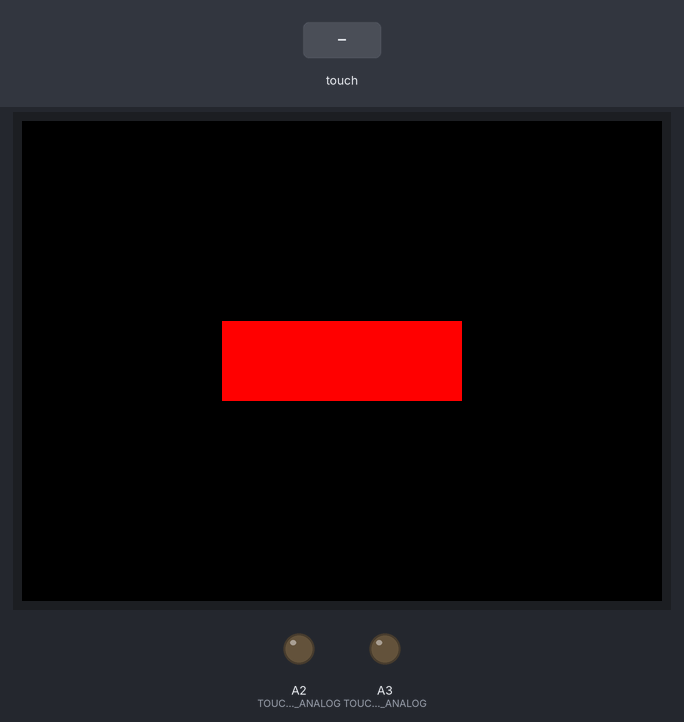
Bench run of a sketch on a simulated Arduino Uno, built with avr-gcc and run on an emulated ATmega328P. Shown: 320×240 colour display, output pins drawn as LEDs (lit = HIGH). The inputs (shaded band) are chosen by the test bench.

Above: at 1.4 s.
1.5 s: touch panel pressed at 38 % / 50 % of its raw x / y range
At 2.5 s:
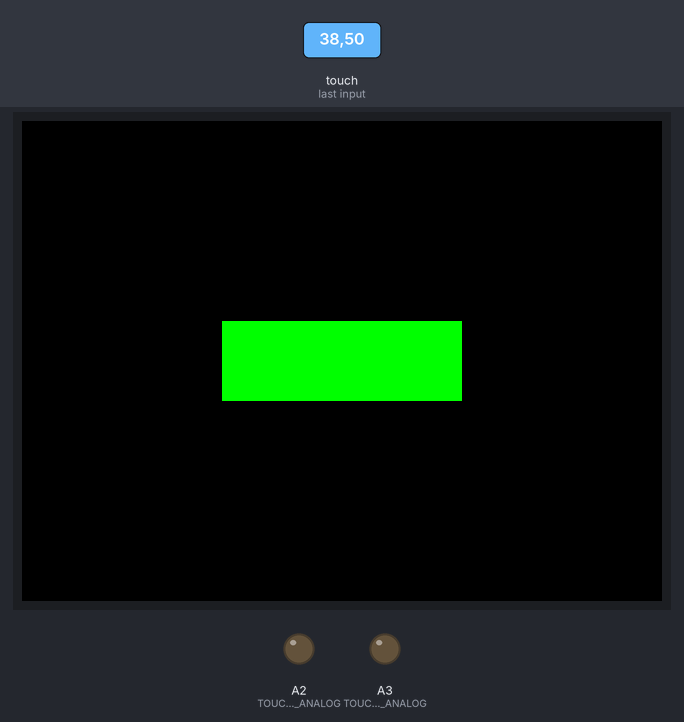
Timing chart, 0 to 4.5 s (numbered marks = the images above; inputs shaded):
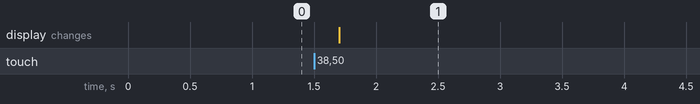

The sketch:

TemperatureLogger.ino
```cpp
#include "Button.hpp"

#include "utility.hpp"

Button b = Button(100, 220, 100, 140, true, 200, RGB(255, 0, 0), RGB(0, 255, 0));

void setup(){
  Serial.begin(9600);

  displayInitialise();
}

void loop(){
  b.checkPress();
  b.render();
}
```

Button.cpp
```cpp
#include "Button.hpp"

Button::Button(int positionXMin, int positionXMax, int positionYMin, int positionYMax, bool toggle, int delayTime, uint16_t colorPressed, uint16_t colorReleased):
    m_positionXMin(positionXMin),
    m_positionXMax(positionXMax),
    m_positionYMin(positionYMin),
    m_positionYMax(positionYMax),
    m_toggle(toggle),
    m_pressed(false),
    m_delayTime(delayTime),
    m_colorReleased(colorReleased),
    m_colorPressed(colorPressed),
    m_redraw(true)
{
    m_width = m_positionXMax - m_positionXMin;
    m_height = m_positionYMax - m_positionYMin;
}

Button::~Button(){}

void Button::checkPress(){
    TouchPoint touchPoint = getTouchPointInScreenSpace();
    bool touchPointIsInButton = touchPoint.touched && touchPoint.x > m_positionXMin && touchPoint.x < m_positionXMax && touchPoint.y > m_positionYMin && touchPoint.y < m_positionYMax;

    if(m_toggle){
        if(touchPointIsInButton){
            m_pressed = !m_pressed;
            m_redraw = true;

            delay(m_delayTime);
        }
    }else{
        if(touchPointIsInButton != m_pressed){
            m_pressed = touchPointIsInButton;

            m_redraw = true;
            delay(m_delayTime);
        }
    }
}

void Button::render(){
    if(m_redraw){
        if(m_pressed){
            display.fillRect(m_positionXMin, m_positionYMin, m_width, m_height, RGB(0, 255, 0));
        }else{
            display.fillRect(m_positionXMin, m_positionYMin, m_width, m_height, RGB(255, 0, 0));
        }

        m_redraw = false;
    }
}
```

Button.hpp
```cpp
#ifndef BUTTON_HPP
#define BUTTON_CPP

////////////
// Include
////////////

#include "TouchscreenWrapper.hpp"
#include "RenderWrapper.hpp"

////////////
// Classes
////////////

class Button : Renderable, Touchable{
public:
    Button(int positionXMin, int positionXMax, int positionYMin, int positionYMax, bool toggle, int delayTime, uint16_t colorPressed, uint16_t colorReleased);
    ~Button();

    void render() override;

    void checkPress();

private:
    int m_positionXMin, m_positionXMax, m_positionYMin, m_positionYMax;
    int m_width, m_height;

    int m_delayTime;

    uint16_t m_colorPressed, m_colorReleased;

    bool m_toggle, m_pressed;
    bool m_redraw;
};

#endif
```

Graph.cpp
```cpp

```

RenderWrapper.cpp
```cpp
#include "RenderWrapper.hpp"

MCUFRIEND_kbv display;

void displayInitialise(){
  display.begin(0x9341);
  display.setRotation(3);
  display.fillScreen(DISPLAY_COLOR_CLEAR);
}

Renderable::Renderable(){}

Renderable::~Renderable(){}
```

RenderWrapper.hpp
```cpp
#ifndef RENDERWRAPPER_HPP
#define RENDERWRAPPER_HPP

////////////
// Include
////////////

#include <MCUFRIEND_kbv.h>

#include "utility.hpp"

////////////////
// Definitions
////////////////

#define DISPLAY_SCREEN_WIDTH 320
#define DISPLAY_SCREEN_HEIGHT 240

#define DISPLAY_COLOR_CLEAR RGB(0, 0, 0)

//////////////
// Variables
//////////////

extern MCUFRIEND_kbv display;

//////////////
// Functions
//////////////

void displayInitialise();

////////////
// Classes
////////////

class Renderable{
public:
    Renderable();
    ~Renderable();

    virtual void render();
};

#endif
```

TouchscreenWrapper.cpp
```cpp
#include "TouchscreenWrapper.hpp"

TouchScreen touchscreen = TouchScreen(TOUCHSCREEN_PIN_X_DIGITAL, TOUCHSCREEN_PIN_Y_ANALOG, TOUCHSCREEN_PIN_X_ANALOG, TOUCHSCREEN_PIN_Y_DIGITAL, TOUCHSCREEN_OHMS);

Touchable::Touchable(){}

Touchable::~Touchable(){}

TouchPoint Touchable::getTouchPointInScreenSpace(){
    TSPoint point = touchscreen.getPoint();
    TouchPoint touchPointInScreenSpace;

    touchPointInScreenSpace.x = map(point.x, TOUCHSCREEN_ANALOG_X_MIN, TOUCHSCREEN_ANALOG_X_MAX, 0, TOUCHSCREEN_SCREEN_WIDTH);
    touchPointInScreenSpace.y = map(point.y, TOUCHSCREEN_ANALOG_Y_MIN, TOUCHSCREEN_ANALOG_Y_MAX, 0, TOUCHSCREEN_SCREEN_HEIGHT);

    touchPointInScreenSpace.touched = point.z > touchscreen.pressureThreshhold;

    // Touchscreen and Display share Pins
    pinMode(TOUCHSCREEN_PIN_X_ANALOG, OUTPUT);
    pinMode(TOUCHSCREEN_PIN_Y_ANALOG, OUTPUT);


    return touchPointInScreenSpace;
}
```

TouchscreenWrapper.hpp
```cpp
#ifndef TOUCHSCREENWRAPPER_HPP
#define TOUCHSCREENWRAPPER_HPP

////////////
// Include
////////////

#include <TouchScreen.h>
#include <Arduino.h>

////////////////
// Definitions
////////////////

// touchscreen analog values to match coordinate space
#define TOUCHSCREEN_ANALOG_X_MIN 115
#define TOUCHSCREEN_ANALOG_X_MAX 945
#define TOUCHSCREEN_ANALOG_Y_MIN 150
#define TOUCHSCREEN_ANALOG_Y_MAX 910

// touchscreen pins
#define TOUCHSCREEN_PIN_Y_ANALOG A2
#define TOUCHSCREEN_PIN_X_ANALOG A3
#define TOUCHSCREEN_PIN_Y_DIGITAL 8
#define TOUCHSCREEN_PIN_X_DIGITAL 9

#define TOUCHSCREEN_OHMS 300

// touchscreen coordinate space
#define TOUCHSCREEN_SCREEN_WIDTH 320
#define TOUCHSCREEN_SCREEN_HEIGHT 240

//////////////
// Variables
//////////////

extern TouchScreen touchscreen;

////////////
// Structs
////////////

struct TouchPoint{
    int x;
    int y;
    bool touched;
};

////////////
// Classes
////////////

class Touchable{
public:
    Touchable();
    ~Touchable();

    TouchPoint getTouchPointInScreenSpace();
};

#endif
```

utility.cpp
```cpp
#include "utility.hpp"

float mapf(float input, float input_min, float input_max, float output_min, float output_max) {
  float output = output_min + ((output_max - output_min) / (input_max - input_min)) * (input - input_min);
  return output;
}
```

utility.hpp
```cpp
#ifndef UTILITY_HPP
#define UTILITY_HPP

#define RGB(r, g, b) (((r & 0xF8) << 8) | ((g & 0xFC) << 3) | (b >> 3))

float mapf(float input, float input_min, float input_max, float output_min, float output_max);

#endif
```

Measured:
- after the input at 1.5 s, the display: changes after 0.21 s (image 1)
